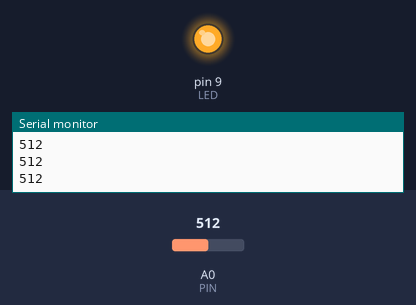
Bench run of a sketch on a simulated Arduino Uno, built with avr-gcc and run on an emulated ATmega328P. Parts: output pins drawn as LEDs (lit = HIGH), the last lines printed to the serial monitor. The inputs (shaded band) are chosen by the test bench; at power-on: A0 (PIN) = 512.

Above: at 1.2 s.
1.3 s: A0 (PIN) set to 122
At 1.7 s:
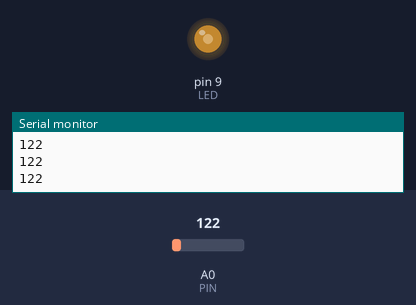
2.8 s: A0 (PIN) set to 0
At 4.0 s:
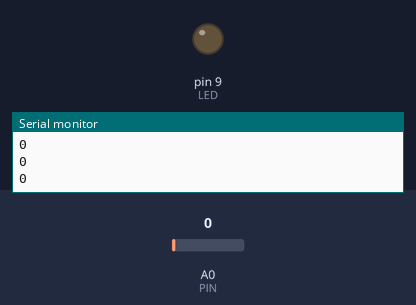
4.3 s: A0 (PIN) set to 306
At 5.4 s:
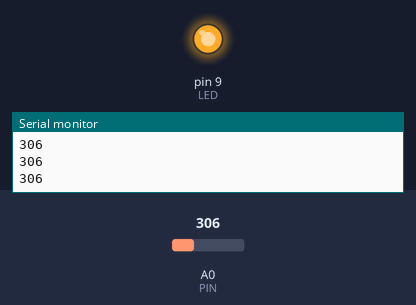
Timing chart, 0 to 7.3 s (numbered marks = the images above; inputs shaded):
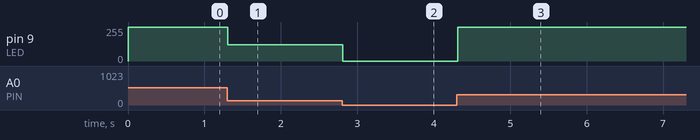

The sketch:

LED_Analog.ino
```cpp
#define LED  9
#define PIN A0

void setup() {
 pinMode(LED, OUTPUT);
 Serial.begin(9600);
}

void loop() {
  int a=analogRead(PIN);
   analogWrite(LED, a);
   Serial.println(a);
   delay(100);
}
```

Measured:
- after the input at 1.3 s, pin 9 (LED): 255/255 → 122/255 at once
- after the input at 2.8 s, pin 9 (LED): 122/255 → 0/255 at once
- after the input at 4.3 s, pin 9 (LED): 0/255 → 255/255 at once
